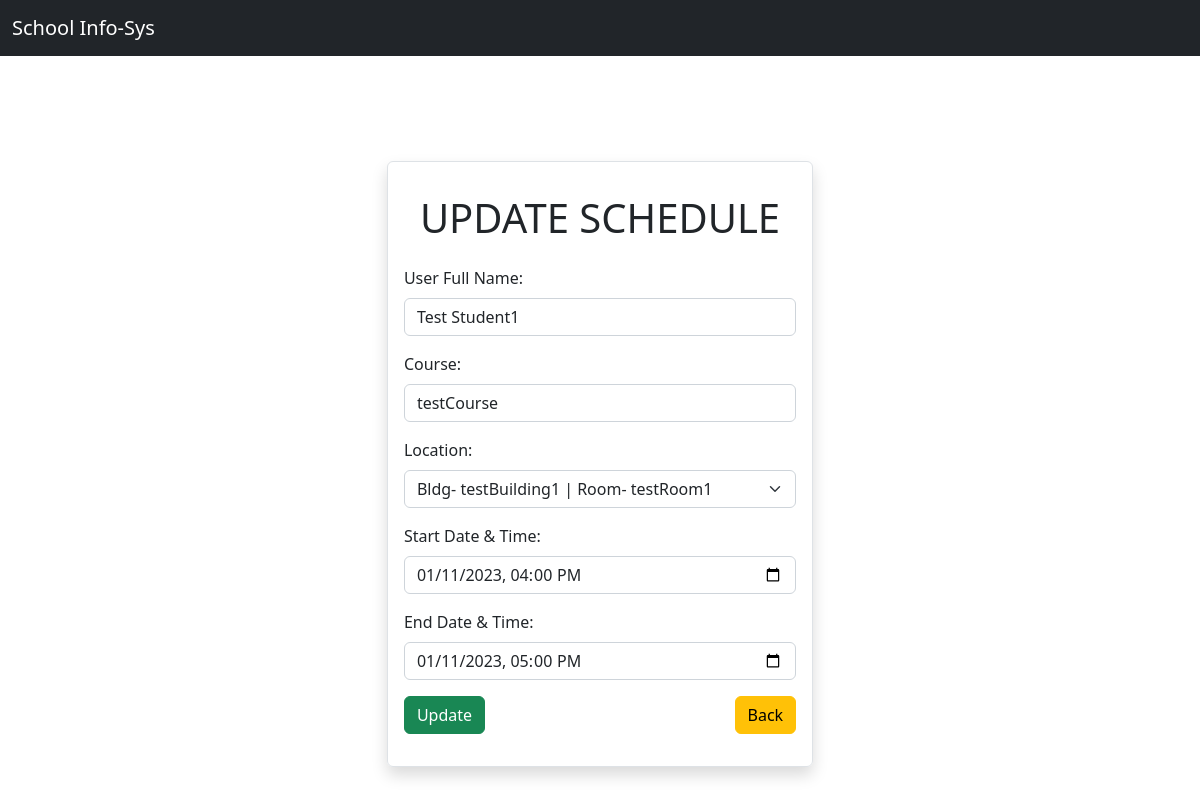
Page /resched.php?id=22 on the committed database.
### tables this page shows
CREATE TABLE `schedule` (
  `id` int(255) NOT NULL,
  `user` varchar(255) NOT NULL,
  `course` varchar(255) NOT NULL,
  `building` varchar(255) NOT NULL,
  `room_number` varchar(255) NOT NULL,
  `start_time` datetime NOT NULL,
  `end_time` datetime NOT NULL
);

### resched.php (the view, shortened to what this page needs)
<?php
include "php/db_conn.php";
if (isset($_GET['id'])) {
    $sched_id = $_GET['id'];
    $sql_sched = "SELECT * FROM `schedule` WHERE `id`='$sched_id'";
    $result_sched = mysqli_query($conn, $sql_sched);
?>
<!DOCTYPE html>
<html lang="en">
<head>
    <link href="src/css/bootstrap.min.css" rel="stylesheet">
</head>
<body onload="checkOnLoad()">
    <?php include "src/navbar.php"; ?>
    <div class="container d-flex justify-content-center align-items-center"
        style="min-height: 90vh;">
        <div class="border shadow p-3 rounded">
            <h1 class="text-center p-3">UPDATE SCHEDULE</h1>
            <?php
                if (mysqli_num_rows($result_sched) === 1) {
                    while ($row = mysqli_fetch_assoc($result_sched)) {
            ?>
            <form action="php/update/update_schedule.php"
                    method="POST">
                <div class="mb-3">
                    <label for="full_name" class="form-label">User Full Name:</label>
                    <input  type="text"
                        class="form-control"
                        name="full_name"
                        id="full_name"
                        value="<?php echo $row['user']; ?>">
                </div>
                <div class="mb-3">
                    <label for="course" class="form-label">Course:</label>
                    <input  type="text"
                        class="form-control"
                        name="course"
                        id="course"
                        value="<?php echo $row['course']; ?>">
                </div>
                <?php
                    $sql_available = "SELECT * FROM classroom WHERE status='available'";
                    $result_available = mysqli_query($conn, $sql_available);
                ?>
                <div class="mb-3">
                    <label for="location" class="form-label">Location:</label>
                    <select class="form-select mb-3" onchange="myFunction()"
                        name="location"
                        id="location">
                        <?php if (mysqli_num_rows($result_available) > 0) {
                            while ($row_loc = mysqli_fetch_assoc($result_available)) { ?>
                            <option value="<?= $row_loc['id']; ?>"
                                <?php
                                    if ($row['building'] == $row_loc['building'] &&
                                        $row['room_number'] == $row_loc['room_number']) {
                                        echo "selected";
                                    }
                                ?>>
                                Bldg- <?= $row_loc['building']; ?> |
                            </option>
                        <?php } ?>
                    <?php } else { ?>
                        <option>No classroom available</option>
                    <?php } ?>
                    </select>
                </div>
                <div class="mb-3">
                    <label for="start_time" class="form-label">Start Date & Time:</label>
                    <input  type="datetime-local"
                            onchange="checkDate()"
                            class="form-control"
                            name="start_time"
                            value="<?php echo $row['start_time']; ?>"
                            id="start_time">
                </div>
                <div class="mb-3">
                    <label for="end_time" class="form-label">End Date & Time:</label>
                    <input  type="datetime-local"
                            onchange="checkDate()"
                            class="form-control"
                            name="end_time"
                            value="<?php echo $row['end_time']; ?>"
                            id="end_time">
                </div>
                <button type="submit" class="btn btn-success mb-3">Update</button>
                <a href="dashboard.php" class="btn btn-warning mb-3 float-end">Back</a>
            </form>
        </div>
        <?php } ?>
    <?php } ?>
    </div>
</body>
</html>
<?php
} else {
    header("Location: login.php");
}
?>

### rows in the picture
schedule: full_name "Test Student1", course "testCourse", location "Bldg- testBuilding1 | Room- testRoom1", start_time "01/11/2023 16:00", end_time "01/11/2023 17:00"
